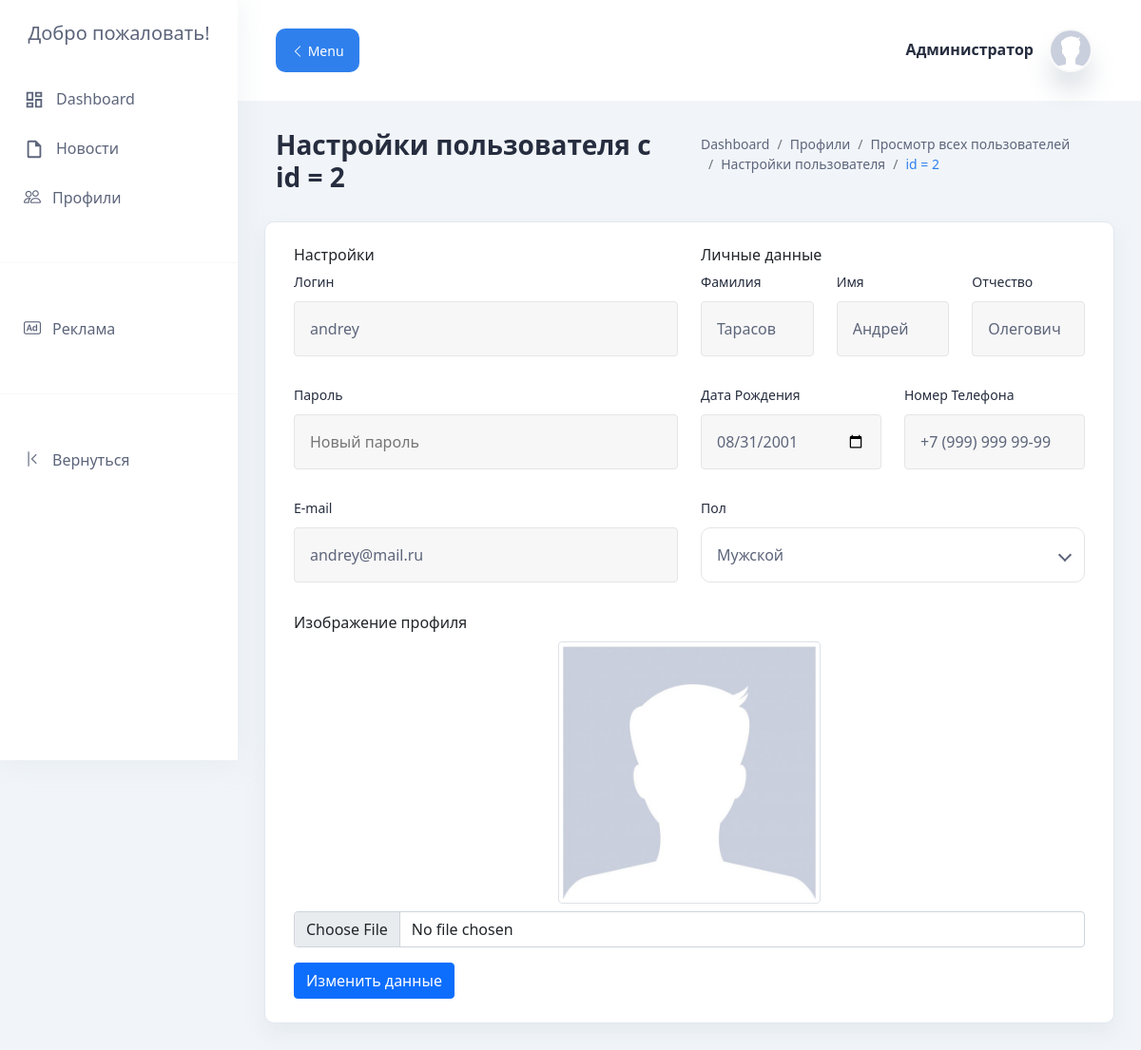
Screenshot of /app/admin/edit-user.php?id=2 (signed in) with the database file from the repository.
### tables this page shows
CREATE TABLE `users` (
  `id` int NOT NULL,
  `login` text NOT NULL,
  `password` text NOT NULL,
  `email` text NOT NULL,
  `idContract` int DEFAULT NULL,
  `type` text NOT NULL,
  `img` text
);

CREATE TABLE `contract` (
  `id` int NOT NULL,
  `surname` text NOT NULL,
  `firstName` text NOT NULL,
  `middleName` text NOT NULL,
  `gender` text,
  `phoneNumber` text,
  `dateOfBirthday` date DEFAULT NULL
);

### app/database/db.php (called while the page is built, shortened)
<?php
require('connect.php');
function selectOne($table, $params = [])
{
    global $conn;
    $sql = "SELECT * FROM $table";
    if (!empty($params)) {
        $i = 0;
        foreach ($params as $key => $value) {
            if ($i === 0) {
                $sql = $sql . " WHERE $key = '$value'";
            } else {
                $sql = $sql . " AND $key = '$value'";
            }
            $i++;
        }
    }
    $sql = $sql . " LIMIT 1";
    $query = $conn->query($sql);
    return $query->fetch_assoc();
}

### app/admin/edit-user.php (the view, shortened to what this page needs)
<?php
include("../database/db.php");
$idUser = $_GET['id'];
$setting_user = selectOne('users', ['id' => $idUser]);
if ($setting_user['idContract'] != NULL) {
    $contract_user = selectOne('contract', ['id' => $setting_user['idContract']]);
}
?>
<!doctype html>
<html lang="ru">
<head>
    <link href="https://cdn.jsdelivr.net/npm/bootstrap@5.1.1/dist/css/bootstrap.min.css" rel="stylesheet"
>
    <link rel="stylesheet" href="https://material.io/components/text-fields/web#using-text-fields">
    <link rel="stylesheet" href="https://cdn.jsdelivr.net/npm/bootstrap-icons@1.5.0/font/bootstrap-icons.css">
    <link rel="stylesheet" href="/assets/css/adminstyle.css">
</head>
<body>
<?php require("adminheader.php"); ?>
<section class="section">
    <div class="container-fluid">
        <div class="title-wrapper pt-30">
            <div class="row align-items-center">
                <div class="col-md-6">
                    <div class="title mb-30">
                        <h2>Настройки пользователя с id = <?= $idUser ?></h2>
                    </div>
                </div>
                <div class="col-md-6">
                    <div class="breadcrumb-wrapper mb-30">
                        <nav aria-label="breadcrumb">
                            <ol class="breadcrumb">
                                <li class="breadcrumb-item">
                                    <a href="/admin.php">Dashboard</a>
                                </li>
                                <li class="breadcrumb-item">
                                    <a href="/app/admin/profile.php">Профили</a>
                                </li>
                                <li class="breadcrumb-item">
                                    <a href="/app/admin/view-all-users.php">Просмотр всех пользователей</a>
                                </li>
                                <li class="breadcrumb-item">
                                    <a href="/app/admin/settings.php">Настройки пользователя</a>
                                </li>
                                <li class="breadcrumb-item active" aria-current="page">
                                    id = <?= $idUser ?>
                                </li>
                            </ol>
                        </nav>
                    </div>
                </div>
            </div>
        </div>
        <div class="form-elements-wrapper">
            <form action="../controllers/edit-user.php" method="post" enctype="multipart/form-data">
                <div class="row">
                    <div class="card-style mb-30">
                        <div class="row">
                            <div class="<?= $setting_user['type'] == 'admin' ? "col-12" : "col-6" ?>">
                                <h6 class="mb-25">Настройки</h6>
                                <div class="input-style-1">
                                    <label>Логин</label>
                                    <input type="text" name="login" value="<?= $setting_user['login'] ?>">
                                </div>
                                <div class="input-style-1">
                                    <label>Пароль</label>
                                    <input type="text" name="password" placeholder="Новый пароль">
                                </div>
                                <div class="input-style-1">
                                    <label>E-mail</label>
                                    <input type="email" name="email" value="<?= $setting_user['email'] ?>">
                                </div>
                            </div>
                            <div class="col-6" <?= $setting_user['type'] == 'admin' ? 'style="display: none"' : "" ?>>
                                <h6 class="mb-25">Личные данные</h6>
                                <div class="row">
                                    <div class="col">
                                        <div class="input-style-1">
                                            <label>Фамилия</label>
                                            <input type="text" name="surname" value="<?= $contract_user['surname'] ?>">
                                        </div>
                                    </div>
                                    <div class="col">
                                        <div class="input-style-1">
                                            <label>Имя</label>
                                            <input type="text" name="firstName"
                                                   value="<?= $contract_user['firstName'] ?>">
                                        </div>
                                    </div>
                                    <div class="col">
                                        <div class="input-style-1">
                                            <label>Отчество</label>
                                            <input type="text" name="middleName"
                                                   value="<?= $contract_user['middleName'] ?>">
                                        </div>
                                    </div>
                                </div>
                                <div class="row">
                                    <div class="col">
                                        <div class="input-style-1">
                                            <label>Дата Рождения</label>
                                            <input name="dateOfBirthday" class="datepicker" type="date"
                                                   value="<?= $contract_user['dateOfBirthday'] ?>">
                                        </div>
                                    </div>
                                    <div class="col">
                                        <div class="input-style-1">
                                            <label>Номер Телефона</label>
                                            <input type="text" name="phoneNumber"
                                                   value="<?= $contract_user['phoneNumber'] ?>">
                                        </div>
                                    </div>
                                </div>
                                <div class="select-style-1">
                                    <label>Пол</label>
                                    <div class="select-position">
                                        <select name="gender">
                                            <option <?php if ($contract_user['gender'] == "Мужской") {
                                                echo "selected";
                                            } ?> value="Мужской">Мужской
                                            </option>
                                        </select>
                                    </div>
                                </div>
                            </div>
                        </div>
                        <div class="mb-3">
                            <label for="formFile" class="form-label">Изображение профиля</label>
                            <p class="mb-2"><img class="rounded mx-auto d-block img-thumbnail" style="max-width: 276px;"
                                                 src="../../assets/img/avatar/<?= $setting_user['img'] ?>" alt=""></p>
                            <input class="form-control" type="file" name="img" id="formFile">
                        </div>
                        <button type="submit" class="btn btn-primary">Изменить данные</button>
                    </div>
                </div>
            </form>
        </div>
    </div>
</section>
</main>
</body>
</html>

### assets/css/adminstyle.css (style rules this page uses)
body { background: #f1f5f9; }
a { text-decoration: none; }
p { font-size: 16px; font-weight: 400; line-height: 25px; margin: 0; }
ul, ol { margin: 0; padding: 0; list-style-type: none; }
.main-wrapper .container-fluid { padding-left: 40px; padding-right: 40px; }
.main-wrapper .container-fluid .title-wrapper .col-md-6 .title h2 { font-size: 28px; font-weight: 600; color: #262d3f; margin: 0; }
.main-wrapper .container-fluid .title-wrapper .col-md-6 .breadcrumb-wrapper { display: -webkit-box; display: -ms-flexbox; display: flex; -webkit-box-pack: end; -ms-flex-pack: end; justify-content: flex-end; }
.main-wrapper .container-fluid .title-wrapper .col-md-6 .breadcrumb-wrapper .breadcrumb li { font-size: 14px; color: #2f80ed; }
.main-wrapper .container-fluid .title-wrapper .col-md-6 .breadcrumb-wrapper .breadcrumb li a { color: #5d657b; }
.main-wrapper .container-fluid .row .card-style { background: #fff; -webkit-box-sizing: border-box; box-sizing: border-box; padding: 25px 30px; position: relative; border: 1px solid #e2e8f0; -webkit-box-shadow: 0 10px 20px rgba(200, 208, 216, 0.3); box-shadow: 0 10px 20px rgba(200, 208, 216, 0.3); border-radius: 10px; margin-bottom: 2em; }
.main-wrapper .container-fluid .form-elements-wrapper .row .card-style { background: #fff; -webkit-box-sizing: border-box; box-sizing: border-box; padding: 25px 30px; position: relative; border: 1px solid #e2e8f0; -webkit-box-shadow: 0 10px 20px rgba(200, 208, 216, 0.3); box-shadow: 0 10px 20px rgba(200, 208, 216, 0.3); border-radius: 10px; }
.main-wrapper .container-fluid .form-elements-wrapper .row .card-style .input-style-1 { position: relative; margin-bottom: 30px; }
.main-wrapper .container-fluid .form-elements-wrapper .row .card-style .input-style-1 label { font-size: 14px; font-weight: 500; color: #262d3f; display: block; margin-bottom: 10px; }
.main-wrapper .container-fluid .form-elements-wrapper .row .card-style .input-style-1 input, .main-wrapper .container-fluid .form-elements-wrapper .row .card-style .input-style-1 textarea { width: 100%; background: rgba(239, 239, 239, 0.5); border: 1px solid #e5e5e5; border-radius: 4px; padding: 16px; color: #5d657b; resize: none; }
.main-wrapper .container-fluid .form-elements-wrapper .row .card-style .select-style-1 { margin-bottom: 30px; }
.main-wrapper .container-fluid .form-elements-wrapper .row .card-style .select-style-1 label { font-size: 14px; font-weight: 500; color: #262d3f; display: block; margin-bottom: 10px; }
.main-wrapper .container-fluid .form-elements-wrapper .row .card-style .select-style-1 .select-position { position: relative; }
.main-wrapper .container-fluid .form-elements-wrapper .row .card-style .select-style-1 .select-position select { width: 100%; background: transparent; border: 1px solid #e5e5e5; border-radius: 10px; padding: 16px 38px 16px 16px; color: #5d657b; appearance: none; -webkit-appearance: none; -moz-appearance: none; -webkit-transition: all 0.3s ease-out 0s; transition: all 0.3s ease-out 0s; }
.main-wrapper .container-fluid .form-elements-wrapper .row .card-style .select-style-1 .select-position:after { border-bottom: 2px solid #5d657b; border-right: 2px solid #5d657b; content: ""; display: block; height: 10px; width: 10px; margin-top: -5px; pointer-events: none; position: absolute; right: 16px; top: 50%; -webkit-transform: rotate(45deg); transform: rotate(45deg); -webkit-transition: all 0.15s ease-in-out; transition: all 0.15s ease-in-out; }
.pt-30 { padding-top: 30px; }
.mb-30 { margin-bottom: 30px; }

### rows the page displays
users: login "andrey", email "andrey@mail.ru", img (placeholder picture)
contract: surname "Тарасов", firstName "Андрей", middleName "Олегович", dateOfBirthday "08/31/2001", phoneNumber "+7 (999) 999 99-99", gender "Мужской"

### other values shown
$idUser "2"
